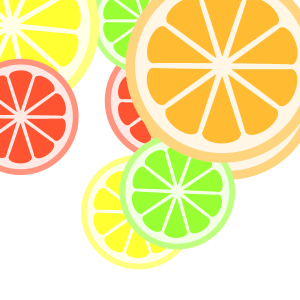
Frame 1 (no input)
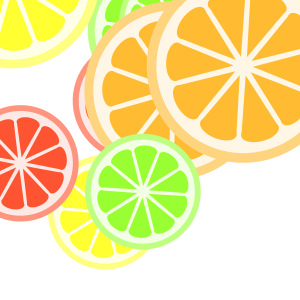
Frame 60 (the mouse pressed at the canvas centre just before this capture)
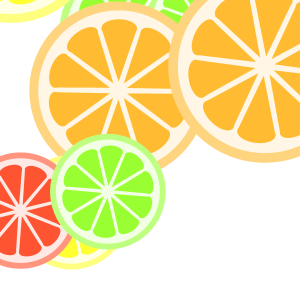
Frame 120 (the mouse held since frame 60 and released just before this capture)

The Processing sketch that drew these frames (run headless with seeded random() and noise(); from frame 60 on, the mouse is pressed at the canvas centre):

// Processing sketch: sketch_221023a
// ── sketch_221023a.pde
// こちらがオリジナルです。
// 【作者】reona396さん
// 【作品名】Fruits
// https://openprocessing.org/sketch/197387

Fruits[] fruits = new Fruits[10];

int[] hue = {
  10, 40, 60, 90
};

void setup() {
  size(300, 300);
  colorMode(HSB, 360, 100, 100);
  background(360);
  noStroke();

  for (int i = 0; i < fruits.length; i++) {
    fruits[i] = new Fruits(random(width), random(height), hue[(int)random(4)], random(0.5, 1.0));
  }
}

void draw() {
  background(360);

  for (int i = 0; i < fruits.length; i++) {
    fruits[i].display();
    fruits[i].move();
  }
}

class Fruits {
  float x;
  float y;
  int hue;
  float S;

  float theta = random(TWO_PI);
  float theta_spd;

  float spd = random(0.3, 1.0);
  float x_spd = 0;
  float y_spd = 0;

  Fruits(float tmpX, float tmpY, int tmpHue, float tmpS) {
    x = tmpX;
    y = tmpY;
    hue = tmpHue;
    S = tmpS;

    switch((int)random(4)) {
    case 0:
      x_spd = spd;
      theta_spd = spd;
      break;
    case 1:
      x_spd = -spd;
      theta_spd = -spd;
      break;
    case 2:
      y_spd = spd;
      theta_spd = spd;
      break;
    case 3:
      y_spd = -spd;
      theta_spd = -spd;
      break;
    }
  }

  void display() {
    pushMatrix();
    translate(x, y);
    rotate(radians(theta));

    fill(hue, 50, 100);
    ellipse(0, 0, 200*S, 200*S);
    fill(hue, 10, 100);
    ellipse(0, 0, 180*S, 180*S);

    fill(hue, 80, 100);
    for (int i = 0; i < 10; i++) {
      pushMatrix();
      translate(0, 0);
      rotate(radians(360*i/10));

      beginShape();
      vertex(0, -10*S);
      vertex(-20*S, -70*S);
      vertex(20*S, -70*S);
      endShape();
      ellipse(0, -70*S, 40*S, 20*S);
      popMatrix();
    }
    popMatrix();
  }

  void move() {
    x += x_spd;
    y += y_spd;

    theta += theta_spd;

    if (x > width + 100*S) {
      x = -100*S;
    }
    if (x < -100*S) {
      x = width+100*S;
    }
    if (y > height + 100*S) {
      y = -100*S;
    }
    if (y < -100*S) {
      y = height + 100*S;
    }
  }
}
